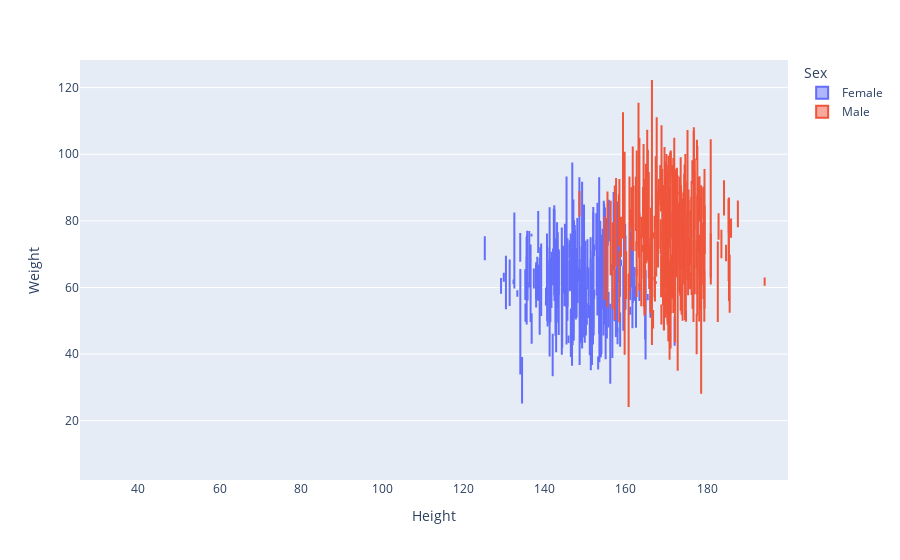

Notebook code cell kept with this figure:
### Code cell
fig = px.box(dataset[1:3000], x="Height", y="Weight", color="Sex")
fig.show()

### Figure 1 — Plotly figure (JSON) as saved in the notebook; plotly's stock layout.template omitted (floating-point values rounded to 4 significant figures; data arrays with more than 128 entries replaced by an {"elided": "..."} marker saying what was removed)
{"data": [{"alignmentgroup": "True", "hovertemplate": "Sex=Female<br>Height=%{x}<br>Weight=%{y}<extra></extra>", "legendgroup": "Female", "marker": {"color": "#636efa"}, "name": "Female", "notched": false, "offsetgroup": "Female", "orientation": "v", "showlegend": true, "type": "box", "x": {"elided": "1497 float values"}, "x0": " ", "xaxis": "x", "y": {"elided": "1497 float values"}, "y0": " ", "yaxis": "y"}, {"alignmentgroup": "True", "hovertemplate": "Sex=Male<br>Height=%{x}<br>Weight=%{y}<extra></extra>", "legendgroup": "Male", "marker": {"color": "#EF553B"}, "name": "Male", "notched": false, "offsetgroup": "Male", "orientation": "v", "showlegend": true, "type": "box", "x": {"elided": "1495 float values"}, "x0": " ", "xaxis": "x", "y": {"elided": "1495 float values"}, "y0": " ", "yaxis": "y"}], "layout": {"boxmode": "group", "legend": {"title": {"text": "Sex"}, "tracegroupgap": 0}, "margin": {"t": 60}, "xaxis": {"anchor": "y", "domain": [0, 1], "title": {"text": "Height"}}, "yaxis": {"anchor": "x", "domain": [0, 1], "title": {"text": "Weight"}}}}
